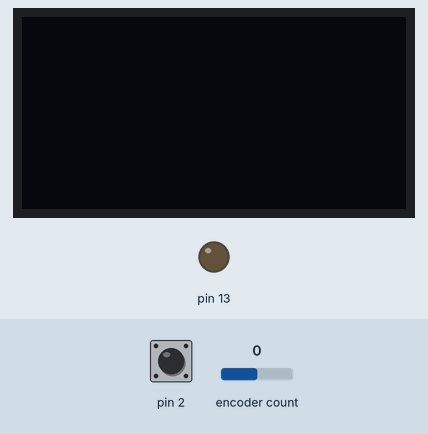
Recording of a sketch running on a simulated Arduino Uno, built with avr-gcc and run on an emulated ATmega328P. Shown: 128×64 one-colour display, output pins drawn as LEDs (lit = HIGH). The test bench sets the inputs (shaded band); at power-on: encoder count 0, pin 2 HIGH. The display library's start-up logo is not drawn; what the sketch prints to the serial monitor is not drawn.

Above: at 1.2 s.
1.3 s: encoder count set to 1
At 2.5 s:
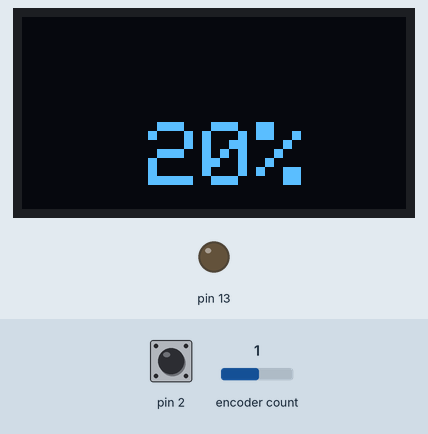
2.8 s: pin 2 pulled LOW for 0.15 s
At 2.87 s:
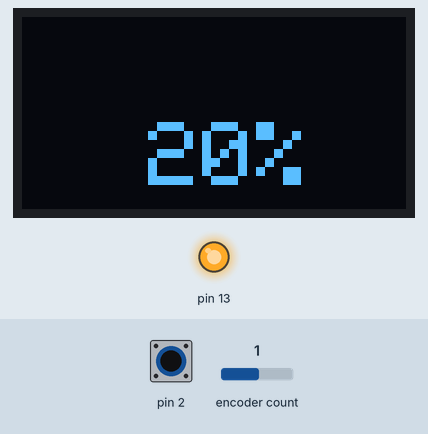
4.4 s: encoder count set to 2
At 5.1 s:
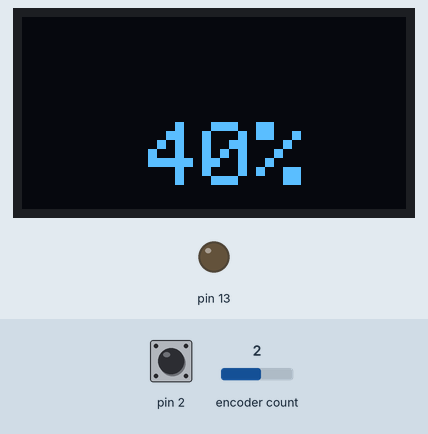
5.9 s: encoder count set to 3
At 6.2 s:
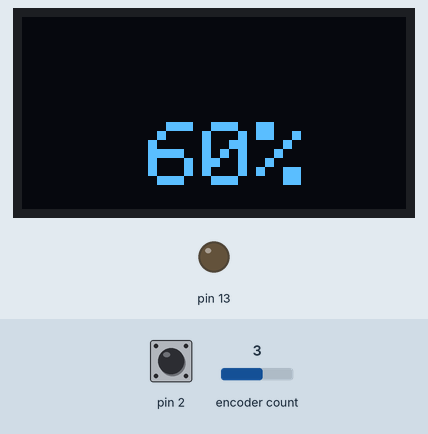
7.4 s: pin 2 pulled LOW for 1 s
At 8.2 s:
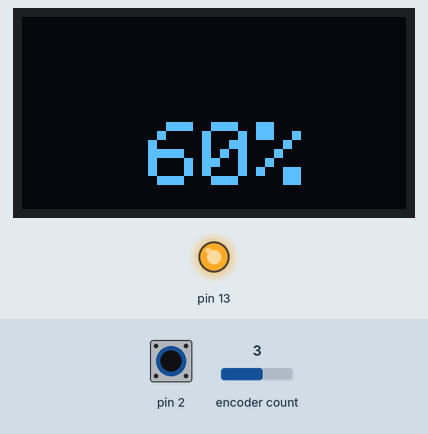
9.9 s: pin 2 pulled LOW for 3.2 s
At 14.3 s:
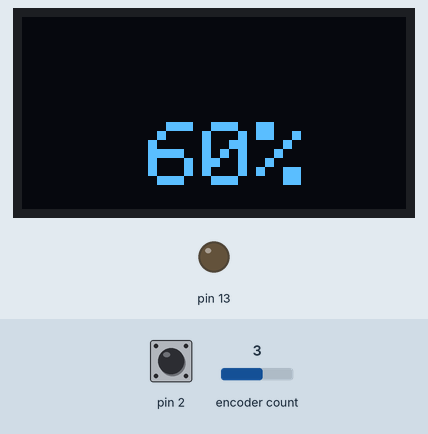
Timing chart, 0 to 15.6 s (numbered marks = the images above; inputs shaded):
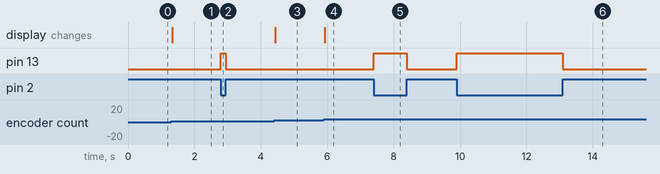

The sketch:

broliV2.ino
```cpp
#include <SPI.h>
#include <Wire.h>
#include <Adafruit_GFX.h>
#include <Adafruit_SSD1306.h>
#include "RotaryEncoder.h"
RotaryEncoder encoder(A2, A3);  // (DT, CLK)


#define SCREEN_WIDTH 128 // OLED display width, in pixels
#define SCREEN_HEIGHT 64 // OLED display height, in pixels

#define STEPS  20
#define POSMIN 0
#define POSMAX 100

int lastPos, newPos;

// Declaration for an SSD1306 display connected to I2C (SDA, SCL pins)
// The pins for I2C are defined by the Wire-library.
// On an arduino UNO:       A4(SDA), A5(SCL)
// On an arduino MEGA 2560: 20(SDA), 21(SCL)
// On an arduino LEONARDO:   2(SDA),  3(SCL), ...
#define OLED_RESET     -1 // Reset pin # (or -1 if sharing Arduino reset pin)
#define SCREEN_ADDRESS 0x3C ///< See datasheet for Address; 0x3D for 128x64, 0x3C for 128x32
Adafruit_SSD1306 display(SCREEN_WIDTH, SCREEN_HEIGHT, &Wire, OLED_RESET);

void setup() {
    pinMode(2, INPUT_PULLUP);
   pinMode(13, OUTPUT);
  Serial.begin(9600);

  // SSD1306_SWITCHCAPVCC = generate display voltage from 3.3V internally
  if(!display.begin(SSD1306_SWITCHCAPVCC, SCREEN_ADDRESS)) {
    Serial.println(F("SSD1306 allocation failed"));
    for(;;); // Don't proceed, loop forever
  }

  // Show initial display buffer contents on the screen --
  // the library initializes this with an Adafruit splash screen.
  display.display();
  display.clearDisplay();
  //display.setTextSize(1);
  display.setTextSize(3);// Normal 1:1 pixel scale
  display.setTextColor(SSD1306_WHITE);        // Draw white text
             // Start at top-left corner

}

void loop() {
     encoder.tick();
  // newPos = int(exp((encoder.getPosition() * STEPS)/16)-1);
  newPos = encoder.getPosition() * STEPS;

   if (newPos < POSMIN) {
   encoder.setPosition(POSMIN / STEPS);
   newPos = POSMIN;
   }
   else if (newPos > POSMAX) {
   encoder.setPosition(POSMAX / STEPS);
   newPos = POSMAX;
   }

   if (lastPos != newPos) {
      Serial.println(newPos);
      lastPos = newPos;
          display.clearDisplay();
          if (newPos==100){
              display.setCursor(30,35);
          }else{
            if (newPos<=9){
       display.setCursor(53,35);
            }else{
             display.setCursor(42,35);
            }
          }
  display.print(newPos);
  display.print('%');
    display.display();


   }

     if (digitalRead(2)==HIGH) { digitalWrite(13, LOW);  }
   if (digitalRead(2)==LOW)  { digitalWrite(13, HIGH); }
}
```

Measured:
- after the input at 1.3 s, the display: changes at once (image 1)
- after the input at 2.8 s, pin 13: LOW → HIGH at once, → LOW 0.15 s later
- after the input at 4.4 s, the display: changes at once (image 3)
- after the input at 5.9 s, the display: changes at once (image 4)
- after the input at 7.4 s, pin 13: LOW → HIGH at once, → LOW 1.0 s later
- after the input at 9.9 s, pin 13: LOW → HIGH at once, → LOW 3.2 s later
